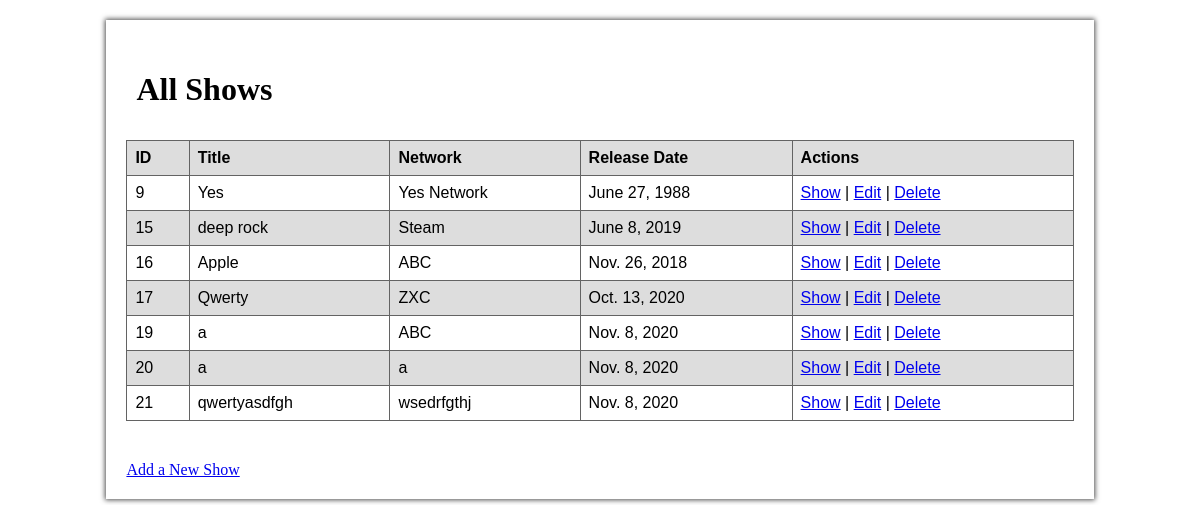
The app's page /shows, older data.
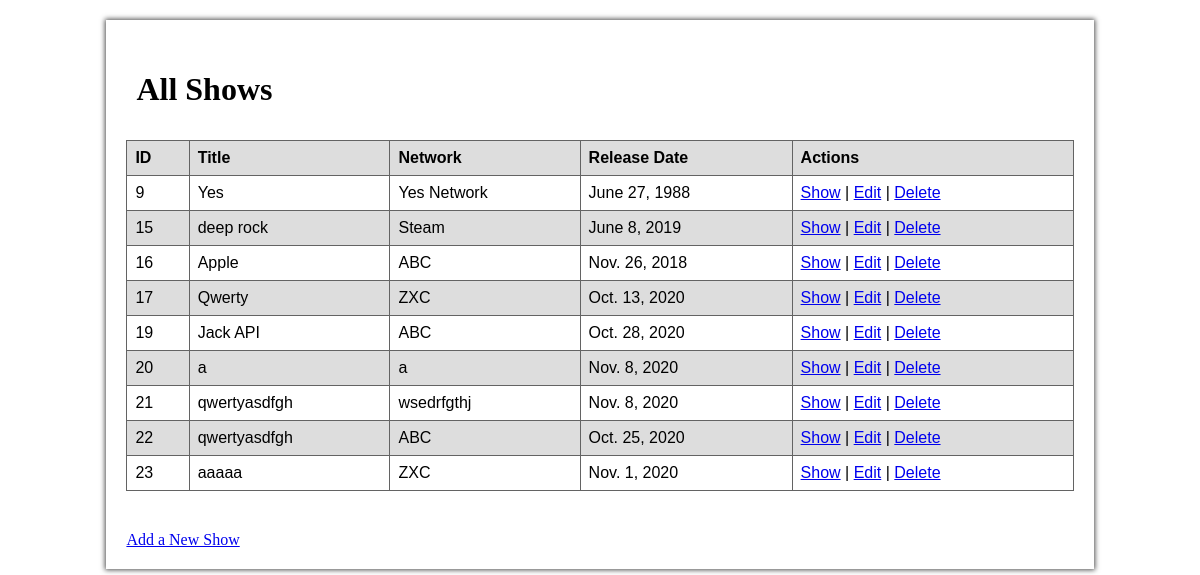
The same page, newer data.
### tv_app/models.py (models this page shows)
class Show(models.Model):
    title = models.CharField(max_length=30)
    network = models.CharField(max_length=30)
    release = models.DateField(auto_now=False, auto_now_add=False, null=True)
    desc = models.TextField(null=True)
    create_at = models.DateTimeField(auto_now_add=True)
    update_at = models.DateTimeField(auto_now=True)
    objects = ShowManager()

### tv_app/views.py (the view)
# urls.py: path('shows', views.shows),
def shows(request):
    context = {
        'all_shows': Show.objects.all()
    }
    return render(request, 'allShows.html', context)

### tv_app/templates/allShows.html (shortened to what this page needs)
<!DOCTYPE html>
<html lang="en">
<head>
    {% load static %}
    <link rel="stylesheet" type="text/css" href="{% static 'allShows.css' %}">
</head>
<body>
    <div id="Box">
        <div class="titleBox">
            <h1>All Shows</h1>
        </div>
        <div class="bodyBox">
            <table>
                <tr>
                    <th>ID</th>
                    <th>Title</th>
                    <th>Network</th>
                    <th>Release Date</th>
                    <th>Actions</th>
                </tr>
                {% for show in all_shows %}
                    <tr>
                        <td>{{ show.id }}</td>
                        <td>{{ show.title }}</td>
                        <td>{{ show.network }}</td>
                        <td>{{ show.release }}</td>
                        <td>
                            <a href="/shows/{{ show.id }}">Show</a> | <a href="/shows/{{ show.id }}/edit">Edit</a> | <a href="/shows/{{ show.id }}/delete">Delete</a>
                        </td>
                    </tr>
                {% endfor %}
            </table>
        </div>
        <div class="bottomBox">
            <a href="/shows/new">Add a New Show</a>
        </div>
    </div>
</body>
</html>

Row changes from the older to the newer data that the page shows:
changed Show id 19: title "a" → "Jack API"; release "Nov. 8, 2020" → "Oct. 28, 2020"
added Show: id "22", title "qwertyasdfgh", network "ABC", release "Oct. 25, 2020"
added Show: id "23", title "aaaaa", network "ZXC", release "Nov. 1, 2020"
